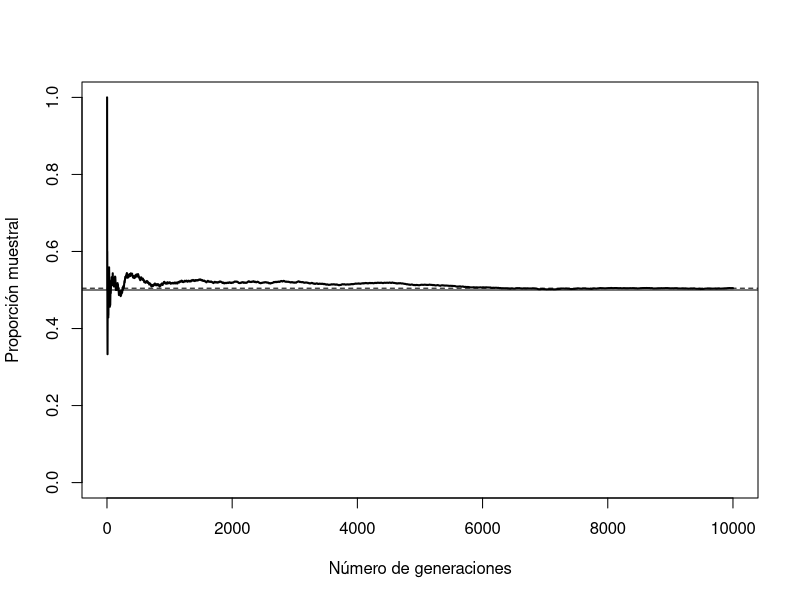
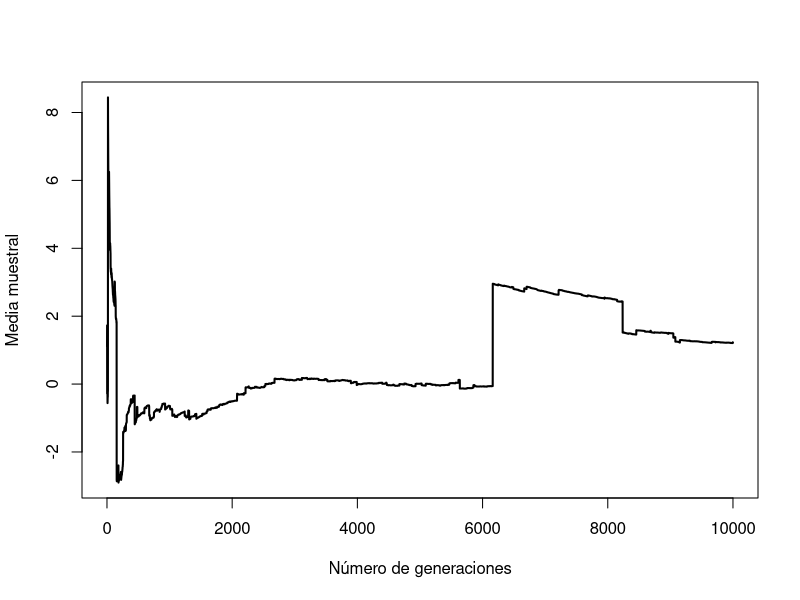
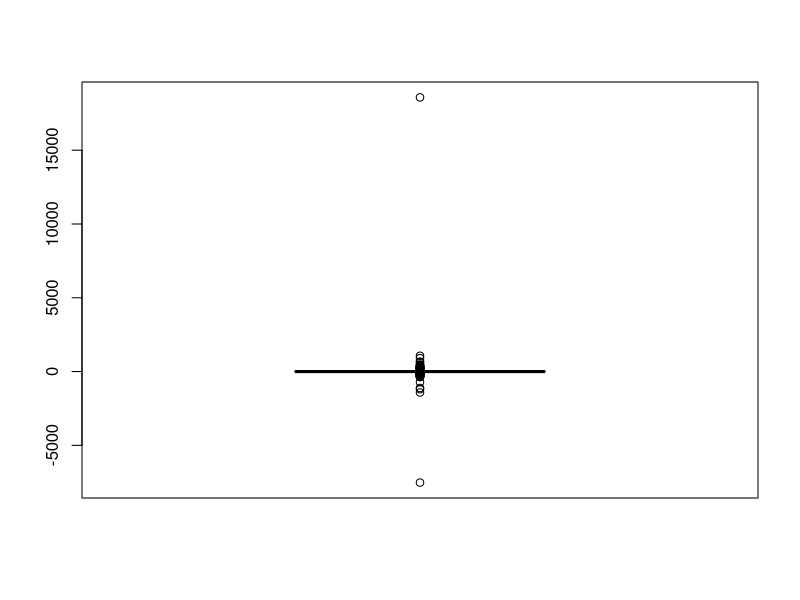
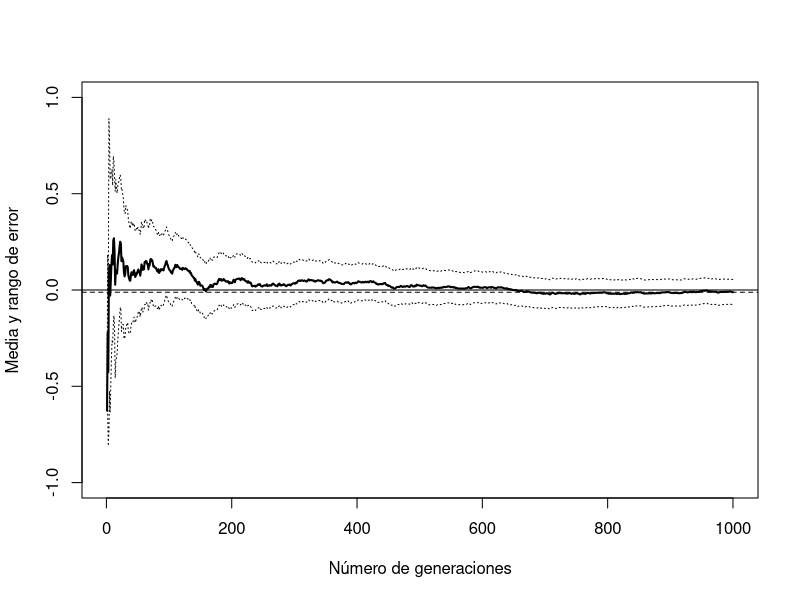
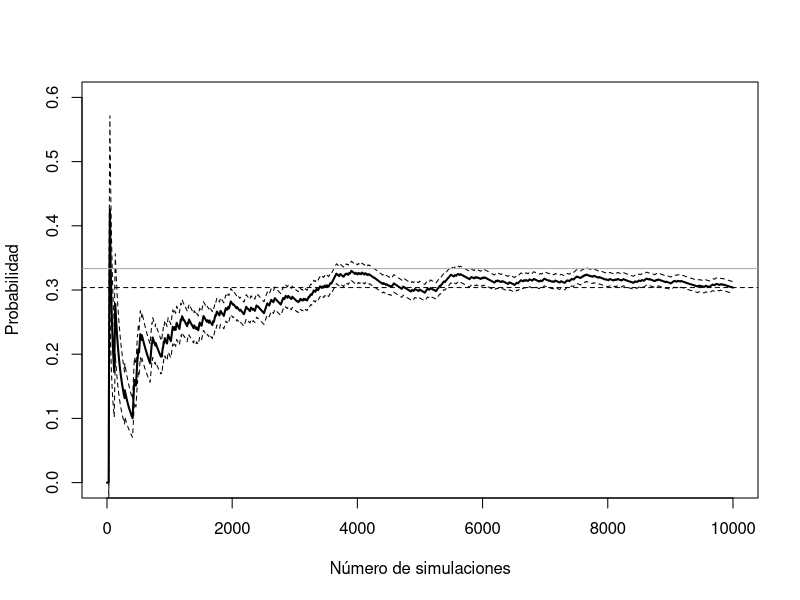
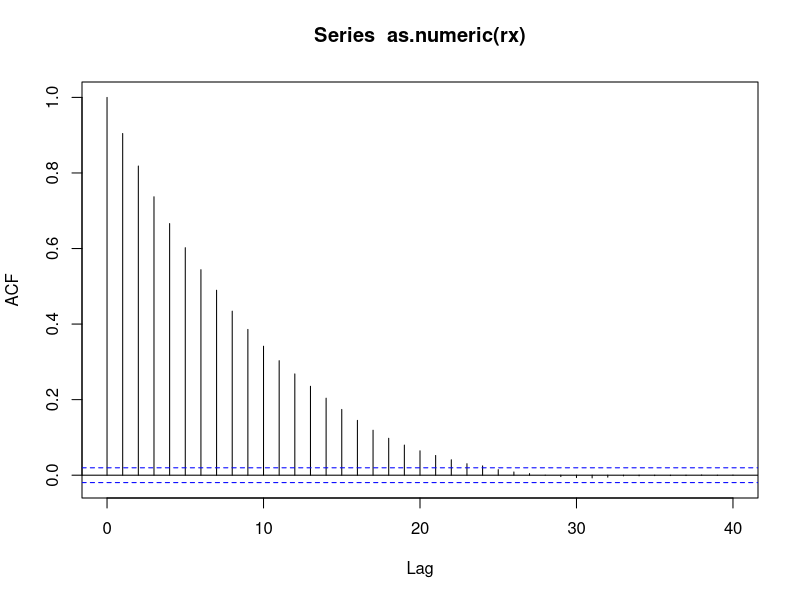
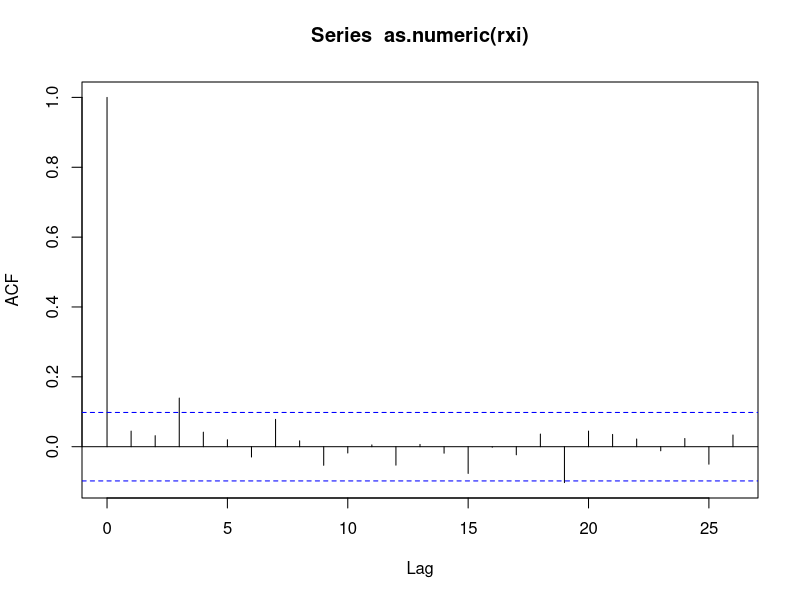
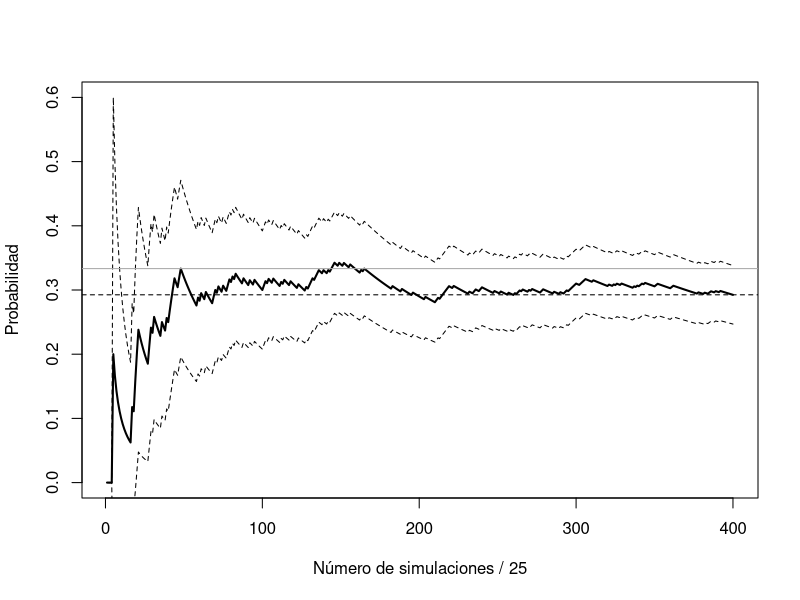

Here is the R script that generated these plots, in order:
## ---- chunk 1

## ---- chunk 2
p <- 0.5
set.seed(1)
nsim <- 10000
# nsim <- 100
rx <- runif(nsim) <= p
## ---- chunk 3
mean(rx) 
## ---- chunk 4
plot(cumsum(rx)/1:nsim, type="l", lwd=2, xlab="Número de generaciones", 
     ylab="Proporción muestral", ylim=c(0,1))
abline(h = mean(rx), lty = 2)
# valor teórico
abline(h = p) 
## ---- chunk 5
set.seed(1)
nsim <- 10000
rx <- rcauchy(nsim)
plot(cumsum(rx)/1:nsim, type="l", lwd=2, 
     xlab="Número de generaciones", ylab="Media muestral")
## ---- chunk 6
boxplot(rx)
## ---- chunk 7
xsd <- 1
xmed <- 0
set.seed(1)
nsim <- 1000
rx <- rnorm(nsim, xmed, xsd)
## ---- chunk 8
mean(rx)
## ---- chunk 9
2*sd(rx)/sqrt(nsim)
## ---- chunk 10
n <- 1:nsim
est <- cumsum(rx)/n
# Errores estándar calculados con la varianza muestral por comodidad:
esterr <- sqrt(cumsum((rx-est)^2))/n  
plot(est, type = "l", lwd = 2, xlab = "Número de generaciones", 
     ylab = "Media y rango de error", ylim = c(-1, 1))
abline(h = est[nsim], lty=2)
lines(est + 2*esterr, lty=3)
lines(est - 2*esterr, lty=3)
abline(h = xmed)
## ---- chunk 11
# Variable dicotómica 0/1 (FALSE/TRUE)  
set.seed(1)
nsim <- 10000
alpha <- 0.03 # prob de cambio si seco
beta <- 0.06  # prob de cambio si lluvia
rx <- logical(nsim) # x == "llueve"
rx[1] <- FALSE # El primer día no llueve
for (i in 2:nsim)
  rx[i] <- if (rx[i-1]) runif(1) > beta else runif(1) < alpha

## ---- chunk 12
n <- 1:nsim
est <- cumsum(rx)/n
esterr <- sqrt(est*(1-est)/(n-1)) # OJO! Supone independencia
plot(est, type="l", lwd=2, ylab="Probabilidad", 
     xlab="Número de simulaciones", ylim=c(0,0.6))
abline(h = est[nsim], lty=2)
lines(est + 2*esterr, lty=2) 
lines(est - 2*esterr, lty=2)
abline(h = 1/3, col="darkgray")     # Prob. teor. cadenas Markov
## ---- chunk 13
est[nsim]
## ---- chunk 14
esterr[nsim]
## ---- chunk 15
acf(as.numeric(rx))
## ---- chunk 16
lag <- 24
xlag <- c(rep(FALSE, lag), TRUE)
rxi <- rx[xlag]
acf(as.numeric(rxi))
n <- 1:length(rxi)
est <- cumsum(rxi)/n
esterr <- sqrt(est*(1-est)/(n-1))
plot(est, type="l", lwd=2, ylab="Probabilidad", 
     xlab=paste("Número de simulaciones /", lag + 1), ylim=c(0,0.6))
abline(h = est[length(rxi)], lty=2)
lines(est + 2*esterr, lty=2) # Supone independencia
lines(est - 2*esterr, lty=2)
abline(h = 1/3, col="darkgray")     # Prob. teor. cadenas Markov
## ---- chunk 17
rxm <- rowMeans(matrix(rx, ncol = lag, byrow = TRUE))
n <- 1:length(rxm)
est <- cumsum(rxm)/n
esterr <- sqrt(cumsum((rxm-est)^2))/(n - 1)  # Error estándar
plot(est, type="l", lwd=2, ylab="Probabilidad", 
     xlab=paste("Número de simulaciones /", lag + 1), ylim=c(0,0.6))
abline(h = est[length(rxm)], lty=2)
lines(est + 2*esterr, lty=2) # OJO! Supone independencia
lines(est - 2*esterr, lty=2)
abline(h = 1/3, col="darkgray")     # Prob. teor. cadenas Markov
## ---- chunk 18
var.aprox <- nsim * esterr[length(rxm)]^2
var.aprox
## ---- chunk 19
var(rx)
## ---- chunk 20
set.seed(1)
rx2 <- logical(nsim)
rx2[1] <- TRUE # El primer día llueve
for (i in 2:nsim)
  rx2[i] <- if (rx2[i-1]) runif(1) > beta else runif(1) < alpha
n <- 1:nsim
est <- cumsum(rx)/n
est2 <- cumsum(rx2)/n
plot(est, type="l", ylab="Probabilidad", 
     xlab="Número de simulaciones", ylim=c(0,0.6))
lines(est2, lty = 2)
abline(v = 2000, lty = 3)
## ---- chunk 21
nsim <- 200   # Numero de simulaciones
xvar <- 1     # Varianza
xmed <- 0     # Media
rho <- 0.5    # Coeficiente AR
nburn <- 10   # Periodo de calentamiento (burn-in)
# Varianza del error
evar <- xvar*(1 - rho^2)
## ---- chunk 22
#   evar <- 1     
#   xvar <- evar / (1 - rho^2)
## ---- chunk 23
set.seed(1)
x <- numeric(nsim + nburn)
# Normalmente simularíamos el primer valor
#   rx[1] <- rnorm(1, mean = xmed, sd = sqrt(xvar))
# Aunque en este caso lo fijamos para alejarnos un poco de la distribución estacionaria
# (lo que requerirá de un mayor periodo de calentamiento)
x[1] <- -10
# Simular el resto de la secuencia
for (i in 2:length(x))
  x[i] <- xmed + rho*(x[i-1] - xmed) + rnorm(1, sd=sqrt(evar))
x <- as.ts(x)
plot(x)
abline(v = nburn, lty = 2)
# Eliminar periodo de calentamiento
rx <- x[-seq_len(nburn)]
## ---- chunk 24
rx2 <- arima.sim(list(order = c(1,0,0), ar = rho), n = nsim, n.start = nburn, sd = sqrt(evar))
